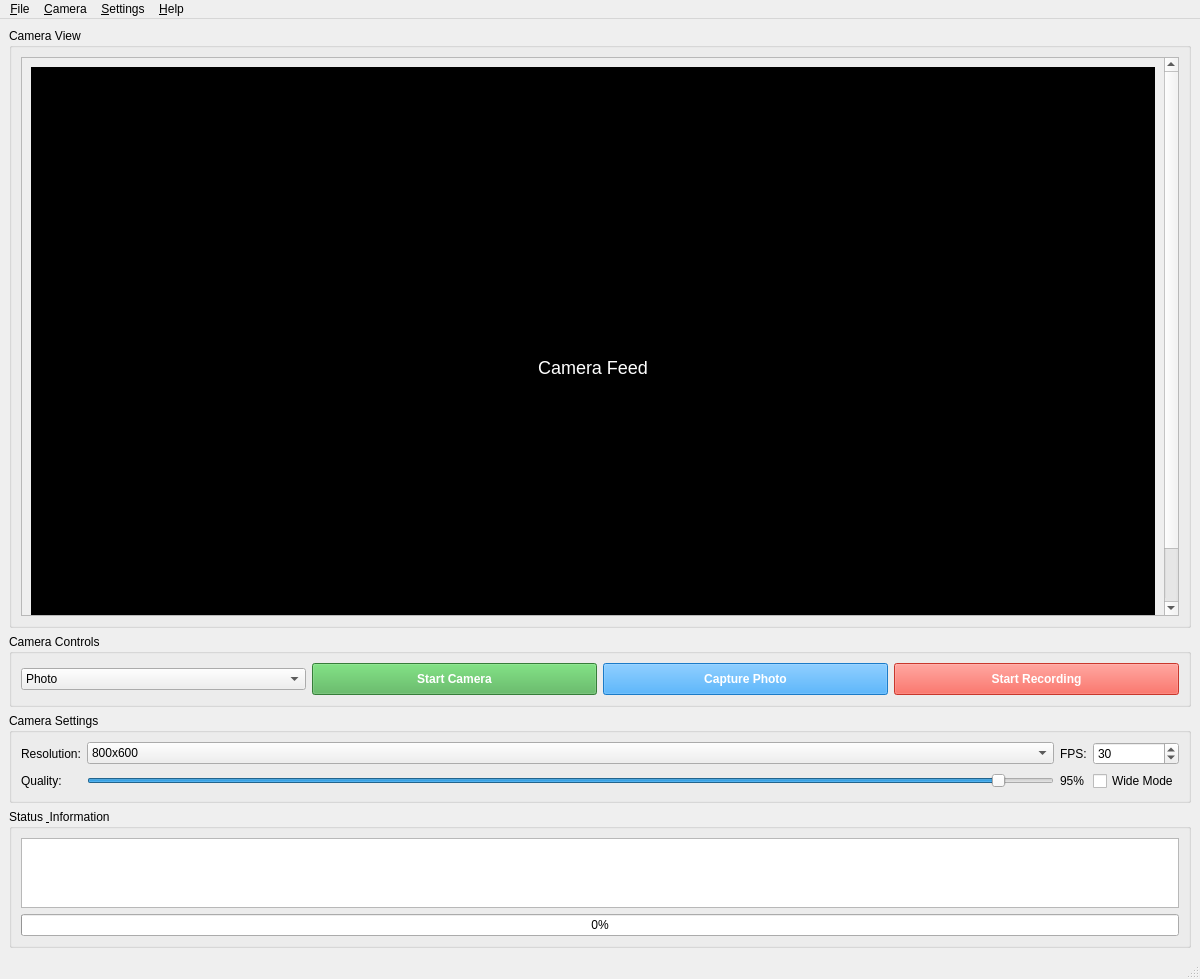
<?xml version="1.0" encoding="UTF-8"?>
<ui version="4.0">
 <class>MainWindow</class>
 <widget class="QMainWindow" name="MainWindow">
  <property name="geometry">
   <rect>
    <x>0</x>
    <y>0</y>
    <width>1200</width>
    <height>800</height>
   </rect>
  </property>
  <property name="windowTitle">
   <string>Thea Camera App</string>
  </property>
  <widget class="QWidget" name="centralWidget">
   <layout class="QVBoxLayout" name="mainLayout">
    <item>
     <widget class="QGroupBox" name="cameraGroup">
      <property name="title">
       <string>Camera View</string>
      </property>
      <property name="minimumSize">
       <size>
        <width>800</width>
        <height>600</height>
       </size>
      </property>
      <layout class="QVBoxLayout" name="cameraLayout">
       <item>
        <widget class="QScrollArea" name="cameraScrollArea">
         <property name="widgetResizable">
          <bool>true</bool>
         </property>
         <widget class="QWidget" name="scrollAreaWidgetContents">
          <property name="geometry">
           <rect>
            <x>0</x>
            <y>0</y>
            <width>798</width>
            <height>598</height>
           </rect>
          </property>
          <layout class="QVBoxLayout" name="scrollLayout">
           <item>
            <widget class="QLabel" name="cameraLabel">
             <property name="text">
              <string>Camera Feed</string>
             </property>
             <property name="alignment">
              <set>Qt::AlignCenter</set>
             </property>
             <property name="minimumSize">
              <size>
               <width>800</width>
               <height>600</height>
              </size>
             </property>
             <property name="styleSheet">
              <string notr="true">QLabel { background-color: black; color: white; font-size: 18px; }</string>
             </property>
            </widget>
           </item>
          </layout>
         </widget>
        </widget>
       </item>
      </layout>
     </widget>
    </item>
    <item>
     <widget class="QGroupBox" name="controlGroup">
      <property name="title">
       <string>Camera Controls</string>
      </property>
      <layout class="QHBoxLayout" name="controlLayout">
       <item>
        <widget class="QComboBox" name="modeCombo">
         <item>
          <property name="text">
           <string>Photo</string>
          </property>
         </item>
         <item>
          <property name="text">
           <string>Portrait</string>
          </property>
         </item>
         <item>
          <property name="text">
           <string>Wide Portrait</string>
          </property>
         </item>
         <item>
          <property name="text">
           <string>Video</string>
          </property>
         </item>
        </widget>
       </item>
       <item>
        <widget class="QPushButton" name="startStopButton">
         <property name="text">
          <string>Start Camera</string>
         </property>
         <property name="styleSheet">
          <string notr="true">QPushButton { background-color: #4CAF50; color: white; font-weight: bold; padding: 8px; }</string>
         </property>
        </widget>
       </item>
       <item>
        <widget class="QPushButton" name="captureButton">
         <property name="text">
          <string>Capture Photo</string>
         </property>
         <property name="enabled">
          <bool>false</bool>
         </property>
         <property name="styleSheet">
          <string notr="true">QPushButton { background-color: #2196F3; color: white; font-weight: bold; padding: 8px; }</string>
         </property>
        </widget>
       </item>
       <item>
        <widget class="QPushButton" name="recordButton">
         <property name="text">
          <string>Start Recording</string>
         </property>
         <property name="enabled">
          <bool>false</bool>
         </property>
         <property name="styleSheet">
          <string notr="true">QPushButton { background-color: #F44336; color: white; font-weight: bold; padding: 8px; }</string>
         </property>
        </widget>
       </item>
      </layout>
     </widget>
    </item>
    <item>
     <widget class="QGroupBox" name="settingsGroup">
      <property name="title">
       <string>Camera Settings</string>
      </property>
      <layout class="QGridLayout" name="settingsLayout">
       <item row="0" column="0">
        <widget class="QLabel">
         <property name="text">
          <string>Resolution:</string>
         </property>
        </widget>
       </item>
       <item row="0" column="1">
        <widget class="QComboBox" name="resolutionCombo">
         <item>
          <property name="text">
           <string>800x600</string>
          </property>
         </item>
         <item>
          <property name="text">
           <string>1280x720</string>
          </property>
         </item>
         <item>
          <property name="text">
           <string>1920x1080</string>
          </property>
         </item>
         <item>
          <property name="text">
           <string>1000x500 (Wide)</string>
          </property>
         </item>
        </widget>
       </item>
       <item row="0" column="2">
        <widget class="QLabel">
         <property name="text">
           <string>FPS:</string>
         </property>
        </widget>
       </item>
       <item row="0" column="3">
        <widget class="QSpinBox" name="fpsSpinBox">
         <property name="minimum">
          <number>1</number>
         </property>
         <property name="maximum">
          <number>60</number>
         </property>
         <property name="value">
          <number>30</number>
         </property>
        </widget>
       </item>
       <item row="1" column="0">
        <widget class="QLabel">
         <property name="text">
          <string>Quality:</string>
         </property>
        </widget>
       </item>
       <item row="1" column="1">
        <widget class="QSlider" name="qualitySlider">
         <property name="minimum">
          <number>1</number>
         </property>
         <property name="maximum">
          <number>100</number>
         </property>
         <property name="value">
          <number>95</number>
         </property>
         <property name="orientation">
          <enum>Qt::Horizontal</enum>
         </property>
        </widget>
       </item>
       <item row="1" column="2">
        <widget class="QLabel" name="qualityLabel">
         <property name="text">
          <string>95%</string>
         </property>
        </widget>
       </item>
       <item row="1" column="3">
        <widget class="QCheckBox" name="wideModeCheck">
         <property name="text">
          <string>Wide Mode</string>
         </property>
        </widget>
       </item>
      </layout>
     </widget>
    </item>
    <item>
     <widget class="QGroupBox" name="statusGroup">
      <property name="title">
       <string>Status &amp; Information</string>
      </property>
      <layout class="QVBoxLayout" name="statusLayout">
       <item>
        <widget class="QTextEdit" name="statusText">
         <property name="maximumSize">
          <size>
           <width>16777215</width>
           <height>100</height>
          </size>
         </property>
         <property name="readOnly">
          <bool>true</bool>
         </property>
        </widget>
       </item>
       <item>
        <widget class="QProgressBar" name="recordingProgress">
         <property name="value">
          <number>0</number>
         </property>
         <property name="visible">
          <bool>false</bool>
         </property>
        </widget>
       </item>
      </layout>
     </widget>
    </item>
   </layout>
  </widget>
  <widget class="QMenuBar" name="menuBar">
   <property name="geometry">
    <rect>
     <x>0</x>
     <y>0</y>
     <width>1200</width>
     <height>22</height>
    </rect>
   </property>
   <widget class="QMenu" name="fileMenu">
    <property name="title">
     <string>&amp;File</string>
    </property>
    <addaction name="actionStartCamera"/>
    <addaction name="actionStopCamera"/>
    <addaction name="separator"/>
    <addaction name="actionExit"/>
   </widget>
   <widget class="QMenu" name="cameraMenu">
    <property name="title">
     <string>&amp;Camera</string>
    </property>
    <addaction name="actionCapturePhoto"/>
    <addaction name="actionStartRecording"/>
    <addaction name="actionStopRecording"/>
   </widget>
   <widget class="QMenu" name="settingsMenu">
    <property name="title">
     <string>&amp;Settings</string>
    </property>
    <addaction name="actionOpenSettings"/>
   </widget>
   <widget class="QMenu" name="helpMenu">
    <property name="title">
     <string>&amp;Help</string>
    </property>
    <addaction name="actionAbout"/>
   </widget>
   <addaction name="fileMenu"/>
   <addaction name="cameraMenu"/>
   <addaction name="settingsMenu"/>
   <addaction name="helpMenu"/>
  </widget>
  <widget class="QStatusBar" name="statusBar"/>
  <action name="actionStartCamera">
   <property name="text">
    <string>&amp;Start Camera</string>
   </property>
   <property name="shortcut">
    <string>Ctrl+S</string>
   </property>
  </action>
  <action name="actionStopCamera">
   <property name="text">
    <string>&amp;Stop Camera</string>
   </property>
   <property name="shortcut">
    <string>Ctrl+Q</string>
   </property>
  </action>
  <action name="actionCapturePhoto">
   <property name="text">
    <string>&amp;Capture Photo</string>
   </property>
   <property name="shortcut">
    <string>Space</string>
   </property>
  </action>
  <action name="actionStartRecording">
   <property name="text">
    <string>Start &amp;Recording</string>
   </property>
   <property name="shortcut">
    <string>Ctrl+R</string>
   </property>
  </action>
  <action name="actionStopRecording">
   <property name="text">
    <string>Stop &amp;Recording</string>
   </property>
   <property name="shortcut">
    <string>Ctrl+Shift+R</string>
   </property>
  </action>
  <action name="actionOpenSettings">
   <property name="text">
    <string>&amp;Open Settings</string>
   </property>
  </action>
  <action name="actionAbout">
   <property name="text">
    <string>&amp;About</string>
   </property>
  </action>
  <action name="actionExit">
   <property name="text">
    <string>E&amp;xit</string>
   </property>
   <property name="shortcut">
    <string>Ctrl+Q</string>
   </property>
  </action>
 </widget>
 <resources/>
 <connections/>
</ui>
